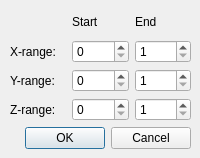
<?xml version="1.0" encoding="UTF-8"?>
<ui version="4.0">
 <class>Crop3D</class>
 <widget class="QDialog" name="Crop3D">
  <property name="geometry">
   <rect>
    <x>0</x>
    <y>0</y>
    <width>200</width>
    <height>158</height>
   </rect>
  </property>
  <property name="minimumSize">
   <size>
    <width>200</width>
    <height>158</height>
   </size>
  </property>
  <property name="maximumSize">
   <size>
    <width>200</width>
    <height>158</height>
   </size>
  </property>
  <property name="windowTitle">
   <string>Crop 3D Image</string>
  </property>
  <property name="windowIcon">
   <iconset resource="application.qrc">
    <normaloff>:/images/logo.png</normaloff>:/images/logo.png</iconset>
  </property>
  <widget class="QWidget" name="layoutWidget">
   <property name="geometry">
    <rect>
     <x>10</x>
     <y>10</y>
     <width>181</width>
     <height>139</height>
    </rect>
   </property>
   <layout class="QGridLayout" name="gridLayout">
    <item row="0" column="1">
     <widget class="QLabel" name="labelStart">
      <property name="text">
       <string>Start</string>
      </property>
     </widget>
    </item>
    <item row="0" column="2">
     <widget class="QLabel" name="labelEnd">
      <property name="text">
       <string>End</string>
      </property>
     </widget>
    </item>
    <item row="1" column="0">
     <widget class="QLabel" name="labelX">
      <property name="text">
       <string>X-range:</string>
      </property>
     </widget>
    </item>
    <item row="1" column="1">
     <widget class="QSpinBox" name="spinBoxStartX">
      <property name="maximum">
       <number>999</number>
      </property>
     </widget>
    </item>
    <item row="1" column="2">
     <widget class="QSpinBox" name="spinBoxEndX">
      <property name="minimum">
       <number>1</number>
      </property>
      <property name="maximum">
       <number>1000</number>
      </property>
     </widget>
    </item>
    <item row="2" column="0">
     <widget class="QLabel" name="labelY">
      <property name="text">
       <string>Y-range:</string>
      </property>
     </widget>
    </item>
    <item row="2" column="1">
     <widget class="QSpinBox" name="spinBoxStartY">
      <property name="maximum">
       <number>999</number>
      </property>
     </widget>
    </item>
    <item row="2" column="2">
     <widget class="QSpinBox" name="spinBoxEndY">
      <property name="minimum">
       <number>1</number>
      </property>
      <property name="maximum">
       <number>1000</number>
      </property>
     </widget>
    </item>
    <item row="3" column="0">
     <widget class="QLabel" name="labelZ">
      <property name="text">
       <string>Z-range:</string>
      </property>
     </widget>
    </item>
    <item row="3" column="1">
     <widget class="QSpinBox" name="spinBoxStartZ">
      <property name="maximum">
       <number>999</number>
      </property>
     </widget>
    </item>
    <item row="3" column="2">
     <widget class="QSpinBox" name="spinBoxEndZ">
      <property name="minimum">
       <number>1</number>
      </property>
      <property name="maximum">
       <number>1000</number>
      </property>
     </widget>
    </item>
    <item row="4" column="0" colspan="3">
     <widget class="QDialogButtonBox" name="buttonBox">
      <property name="orientation">
       <enum>Qt::Horizontal</enum>
      </property>
      <property name="standardButtons">
       <set>QDialogButtonBox::Cancel|QDialogButtonBox::Ok</set>
      </property>
     </widget>
    </item>
   </layout>
  </widget>
 </widget>
 <resources>
  <include location="application.qrc"/>
 </resources>
 <connections/>
</ui>
